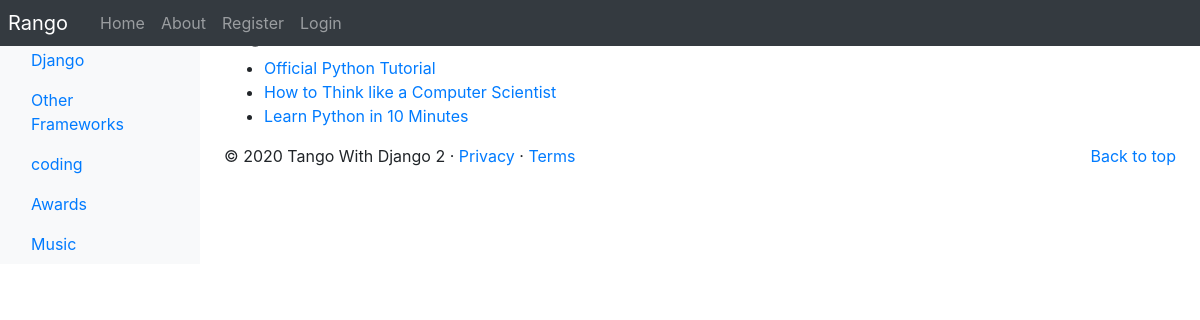
/rango/category/python/, run on the app's committed database.
### rango/models.py (models this page shows, shortened)
class Category(models.Model):
    name = models.CharField(max_length=128, unique=True)
    views = models.IntegerField(default=0)
    likes = models.IntegerField(default=0)
    slug = models.SlugField(unique=True)
    class Meta:
        verbose_name_plural = 'categories'

class Page(models.Model):
    category = models.ForeignKey(Category, on_delete=models.CASCADE)
    title = models.CharField(max_length=128)
    url = models.URLField()
    views = models.IntegerField(default=0)

### rango/views.py (the view)
# urls.py: path('category/<slug:category_name_slug>/',views.show_category, name='show_category'),
def show_category(request, category_name_slug):
    context_dict = {}
    try:
        category = Category.objects.get(slug=category_name_slug)
        pages = Page.objects.filter(category=category)
        context_dict['pages'] = pages
        context_dict['category'] = category
    except Category.DoesNotExist:
        context_dict['category'] = None
        context_dict['pages'] = None
    return render(request, 'rango/category.html', context=context_dict)

### rango/templatetags/rango_template_tags.py (called while the page is built)
@register.inclusion_tag('rango/categories.html')
def get_category_list(current_category=None):
    return {'categories': Category.objects.all(),
            'current_category': current_category}

### templates/rango/category.html (shortened to what this page needs)
{% extends 'rango/base.html' %}
{% load staticfiles %}
{% block body_block %}
    {% if category %}
        <h1>{{ category.name }}</h1>
        {% if pages %}
        <ul>
            {% for page in pages %}
            <li><a href="{{ page.url }}">{{ page.title }}</a></li>
            {% endfor %}
        </ul>
        {% else %}
        <strong>No pages currently in category.</strong>
        {% endif %}
    {% else %}
        The specefied category does not exist.
    {% endif %}
{% endblock %}

### templates/rango/categories.html (shortened to what this page needs)
<ul class="nav flex-column">
    {% if categories %}
    {% for c in categories %}
    {% if c == current_category %}
    <li class="nav-item">
        <a class="nav-link active" href="{% url 'rango:show_category' c.slug %}">
        </a>
    </li>
    {% else %}
    <li class="nav-item">
        <a class="nav-link" href="{% url 'rango:show_category' c.slug %}">
            {{ c.name }}
        </a>
    </li>
    {% endif %}
    {% endfor %}
    {% else %}
    <li class="nav-item">There are no categories present.</li>
    {% endif %}
</ul>

### data on the page
Category: name "Django"
Category: name "Other Frameworks"
Category: name "coding"
Category: name "Awards"
Category: name "Music"
Page: title "Official Python Tutorial"
Page: title "How to Think like a Computer Scientist"
Page: title "Learn Python in 10 Minutes"
